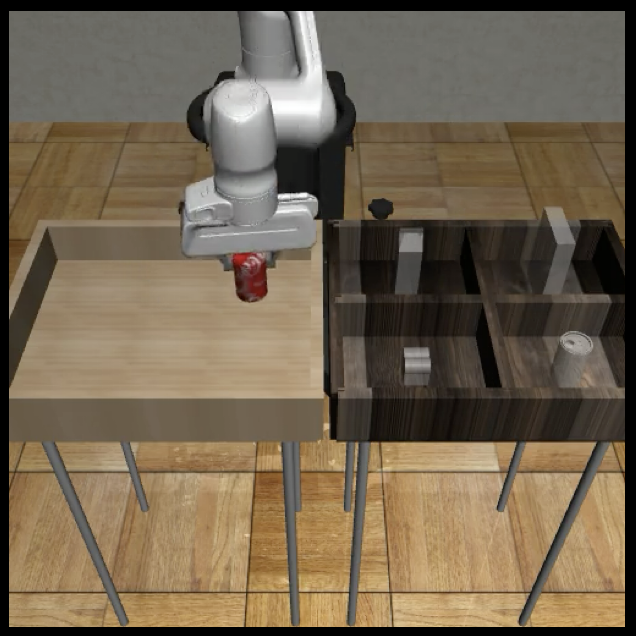
#> input picture robomimic/docs/images/can.png, 636 x 636 px
$ python -i parquet_to_act_hdf5.py   (imports and definitions only)
#> lines starting #> are read from the running program, lines starting #| are printed output that depends on the picture
"""Parquet -> ACT HDF5 conversion utility."""

import argparse
import glob
import h5py
import cv2
import numpy as np
import os
import pandas as pd
from typing import Dict, List


LEFT_IMAGE_SLICE = slice(0, 240)
RIGHT_IMAGE_SLICE = slice(240, 480)
HEAD_IMAGE_SLICE = slice(480, 720)
CAMERA_NAMES = ('cam_left_wrist', 'cam_right_wrist', 'cam_high')


# [59 lines left out: functions find_parquet_files, inspect_with_pyarrow, inspect_with_pandas, inspect_parquet_file, collect_dataset_keys, not called in this run]


def ensure_float_array(value, dtype=np.float32):
    array = np.asarray(value, dtype=dtype)
    return np.squeeze(array)


# [19 lines left out: functions ensure_vector_length, get_hand_scalar, not called in this run]


def decode_stacked_image(image_value):
    if isinstance(image_value, (bytes, bytearray)):
        encoded = np.frombuffer(image_value, dtype=np.uint8)
    else:
        encoded = np.asarray(image_value, dtype=np.uint8).reshape(-1)

    image = cv2.imdecode(encoded, cv2.IMREAD_COLOR)
    if image is None:
        raise ValueError('Failed to decode compressed_image_image')
    image = cv2.cvtColor(image, cv2.COLOR_BGR2RGB)

    img_height, img_width = image.shape[:2]
    if img_width == 424 and img_height >= 720:
        left = cv2.rotate(image[0:240, :, :], cv2.ROTATE_180)
        right = image[240:480, :, :]
        head = image[480:720, :, :]
    elif img_width == 1064 and img_height >= 480:
        left = cv2.rotate(image[0:240, 0:424, :], cv2.ROTATE_180)
        right = image[240:480, 0:424, :]
        head = image[0:480, 424:1064, :]
    else:
        raise ValueError(
            f'Unsupported compressed_image_image layout: height={img_height}, width={img_width}'
        )

    return {
        'cam_left_wrist': left,
        'cam_right_wrist': right,
        'cam_high': head,
    }


# [160 lines left out: functions row_to_state_action, validate_dimensions, write_episode, convert_parquet_file, convert_to_act_hdf5, main, not called in this run]


# [2 lines not run here, left out]

>>> import cv2
>>> picture = cv2.imread('../robomimic/docs/images/can.png', cv2.IMREAD_GRAYSCALE)
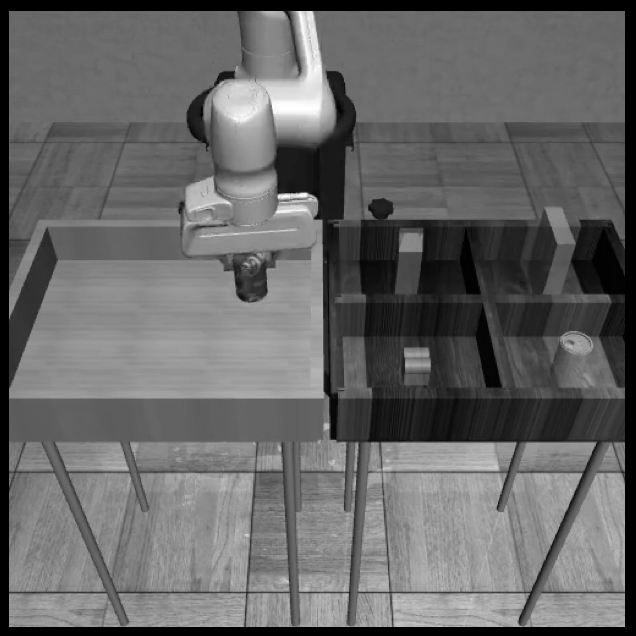
#> picture: shape (636, 636); min 0, max 255, mean 102.8
#> (the run stopped early here; a loop or call above may not have finished)

$ run again, on robomimic/docs/images/lift_real.jpg
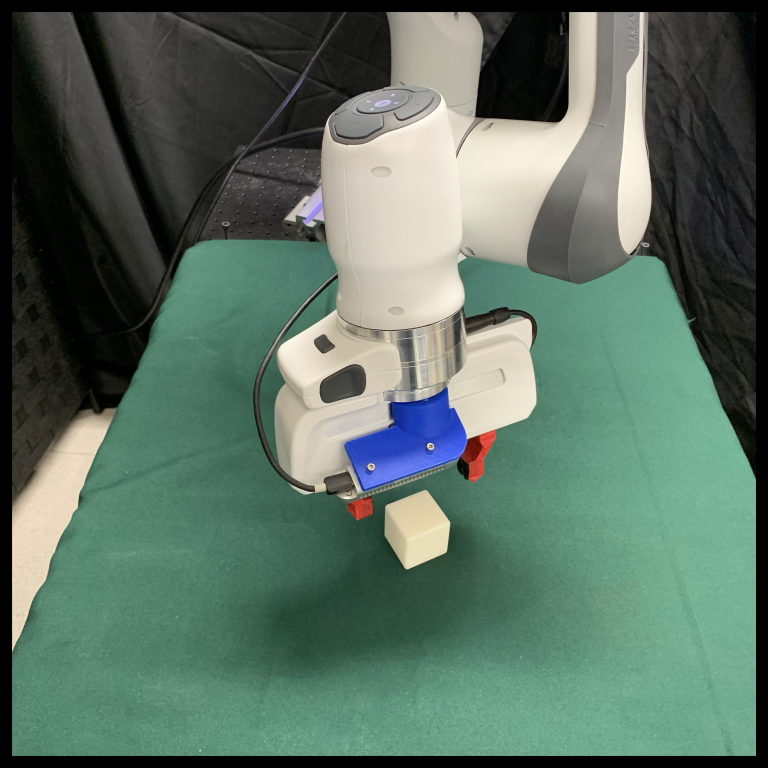
#> input picture robomimic/docs/images/lift_real.jpg, 3072 x 3072 px (shown at 1/4 size)
#> `picture = cv2.imread('../robomimic/docs/images/can.png', cv2.IMREAD_GR..`:
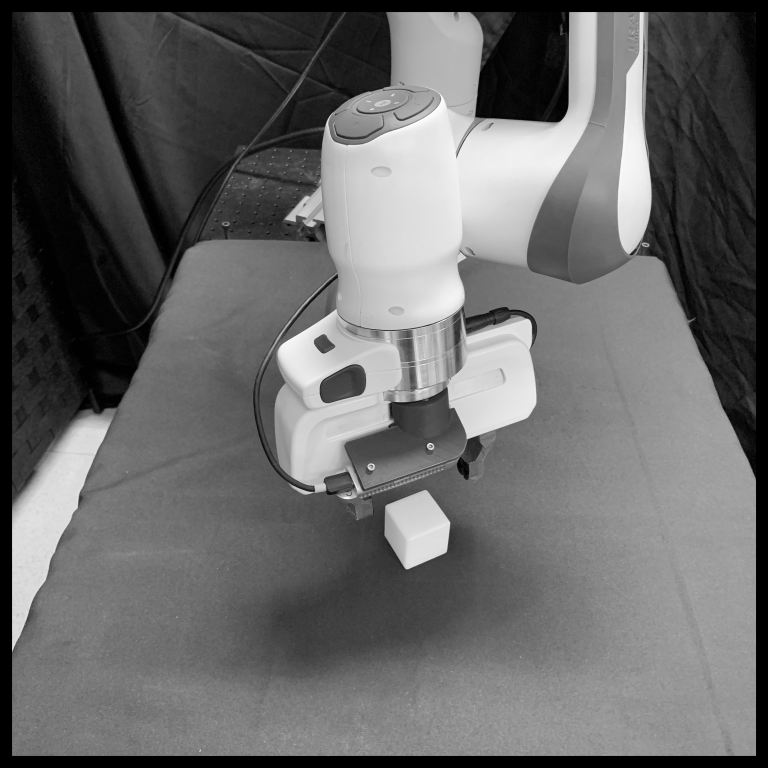
#> picture: shape (3072, 3072) (shown at 1/4 size); min 0, max 255, mean 103.6
